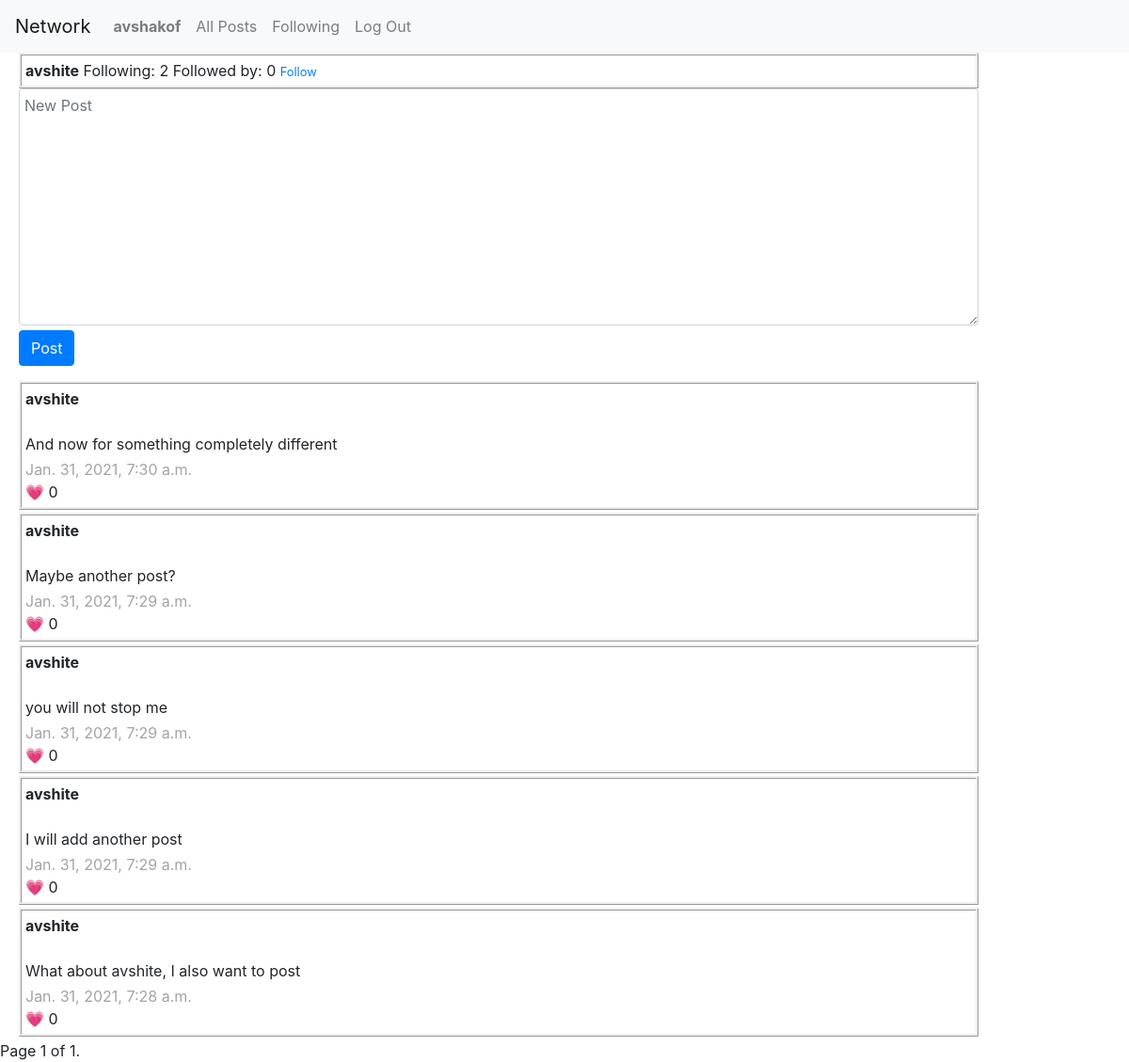
The page /avshite (signed in) on the database its author committed.
### network/models.py (models this page shows, shortened)
class User(AbstractUser):
    follows_this_many = models.IntegerField(default=0)
    followed_by_this_many = models.IntegerField(default=0)

class Post(models.Model):
    user = models.ForeignKey(User, on_delete=models.CASCADE, related_name="poster")
    content = models.CharField(max_length=256)
    timestamp = models.DateTimeField(auto_now_add=True)
    likes = models.IntegerField(default=0)

### network/views.py (the view)
# urls.py: path("<str:user>", views.profile, name="profile"),
@login_required
def profile(request, user):
    profile_user = User.objects.get(username=user)
    user = request.user
    try:
        following = Following.objects.get(user_followed=profile_user, followed_by=user)
    except:
        following = None
    posts = Post.objects.all().filter(user=profile_user)
    posts = posts.order_by("-timestamp").all()
    paginator = Paginator(posts, 10)
    page_number = request.GET.get('page')
    page_obj = paginator.get_page(page_number)
    return render(request, "network/profile.html", {
        'form': NewPostForm(),
        'following': following,
        'profile_user': profile_user,
        'page_obj': page_obj,
    })

### network/views.py
class NewPostForm(forms.Form):
    content = forms.CharField(widget=forms.Textarea(attrs={
        'class': 'form-control',
        'placeholder': 'New Post',
        'required': 'required',
        'style':'padding: 5px; width: 85%; margin-left: 20px; margin-bottom: 5px;'
        }), label=False)

### network/templates/network/profile.html (shortened to what this page needs)
{% extends "network/layout.html" %}
{% block body %}
    <div class="profile-user">
            <strong>{{ profile_user }}</strong>
            <span>Following: {{ profile_user.follows_this_many }} Followed by: {{ profile_user.followed_by_this_many }}</span>
            {% if user.is_authenticated %}
                {% if user == profile_user %}
                {% else %}
                    {% if following %}
                        <a href="{% url 'followship' profile_user %}"><small>Unfollow</small></a>
                    {% else %}
                        <a href="{% url 'followship' profile_user %}"><small>Follow</small></a>
                    {% endif %}
                {% endif %}
            {% endif %}
    </div>
    {% if user.is_authenticated %}
    <div id="#new-post">
        <div class="form-group">
            <form action="{% url 'new_post'%}" method="POST" class="form-group" >
                {{ form }}
                <input type="submit" value="Post" class="btn btn-primary" style="margin-left: 20px;">
            </form>
        </div>
    </div>
    {% endif %}
    {% for post in page_obj %}
        <div class="post-list">
            <div><strong>{{ post.user }}</strong></div>
            <br>
            <div class="post-content">{{ post.content }}</div>
            <div class="post-timestamp">{{ post.timestamp }}</div>
            <div>&#128151; {{ post.likes }}</div>
        </div>
    {% endfor %}
    <div class="pagination">
        <span class="step-links">
            <div class="current">
                Page {{ page_obj.number }} of {{ page_obj.paginator.num_pages }}.
            </div>
        </span>
    </div>
{% endblock %}

### network/templates/network/layout.html (shortened to what this page needs)
{% load static %}
<!DOCTYPE html>
<html lang="en">
    <head>
        <link rel="stylesheet" href="https://stackpath.bootstrapcdn.com/bootstrap/4.4.1/css/bootstrap.min.css">
        <link href="{% static 'network/styles.css' %}" rel="stylesheet">
    </head>
    <body>
        <nav class="navbar navbar-expand-lg navbar-light bg-light">
            <a class="navbar-brand" href="#">Network</a>
            <div>
              <ul class="navbar-nav mr-auto">
                {% if user.is_authenticated %}
                    <li class="nav-item">
                        <a class="nav-link" href="{% url 'profile' user %}"><strong>{{ user.username }}</strong></a>
                    </li>
                {% endif %}
                <li class="nav-item">
                  <a class="nav-link" href="{% url 'index' %}">All Posts</a>
                </li>
                {% if user.is_authenticated %}
                    <li class="nav-item">
                        <a class="nav-link" href="#">Following</a>
                    </li>
                    <li class="nav-item">
                        <a class="nav-link" href="{% url 'logout' %}">Log Out</a>
                    </li>
                {% endif %}
              </ul>
            </div>
          </nav>
        <div class="body">
            {% block body %}
            {% endblock %}
        </div>
    </body>
</html>

### network/static/network/styles.css (style rules this page uses)
.post-list { border-style: ridge; margin:3px; padding: 4px; width: 85%; margin-left: 20px; }
.post-timestamp { color: rgb(162, 165, 162); }
.post-content { margin-bottom: 3px; }
.profile-user { border-style: ridge; padding: 4px; width: 85%; margin-left: 20px; }

### rows shown on the page
User: username "avshakof"
User: username "avshite", follows_this_many "2", followed_by_this_many "0"
Post: user "avshite", content "And now for something completely different", timestamp "Jan. 31, 2021, 7:30 a.m.", likes "0"
Post: user "avshite", content "Maybe another post?", timestamp "Jan. 31, 2021, 7:29 a.m.", likes "0"
Post: user "avshite", content "you will not stop me", timestamp "Jan. 31, 2021, 7:29 a.m.", likes "0"
Post: user "avshite", content "I will add another post", timestamp "Jan. 31, 2021, 7:29 a.m.", likes "0"
Post: user "avshite", content "What about avshite, I also want to post", timestamp "Jan. 31, 2021, 7:28 a.m.", likes "0"

### other values the page prints
{{ page_obj.number }} "1"
{{ page_obj.paginator.num_pages }} "1"
